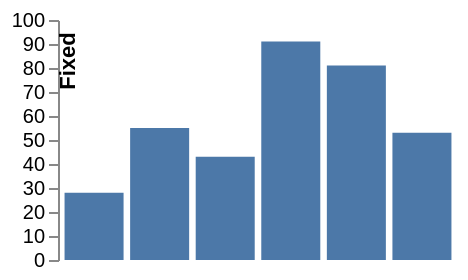

The specification (Vega-Lite) saved for this image:
### Vega specification from a JSON file in a GitHub repository (floating-point values rounded to 4 significant figures)
{"width": 200, "height": 120, "padding": 5, "data": [{"name": "t", "values": [{"a": "Alpha", "b": 28, "c": "x", "d": 1}, {"a": "Bravo", "b": 55, "c": "y", "d": 2}, {"a": "Charlie", "b": 43, "c": "x", "d": 3}, {"a": "Delta", "b": 91, "c": "z", "d": 4}, {"a": "Echo", "b": 81, "c": "y", "d": 5}, {"a": "Foxtrot", "b": 53, "c": "z", "d": 6}]}], "scales": [{"name": "x", "type": "band", "domain": {"data": "t", "field": "a"}, "range": "width", "padding": 0.1}, {"name": "y", "type": "linear", "domain": {"data": "t", "field": "b"}, "range": "height", "nice": true}, {"name": "color", "type": "ordinal", "domain": {"data": "t", "field": "c"}, "range": {"scheme": "category10"}}, {"name": "ramp", "type": "linear", "domain": {"data": "t", "field": "d"}, "range": {"scheme": "blues"}}, {"name": "size", "type": "linear", "domain": {"data": "t", "field": "b"}, "range": [10, 200]}, {"name": "shape", "type": "ordinal", "domain": {"data": "t", "field": "c"}, "range": "symbol"}, {"name": "quant", "type": "quantize", "domain": [0, 100], "range": {"scheme": "greens", "count": 4}}], "marks": [{"type": "rect", "from": {"data": "t"}, "encode": {"enter": {"x": {"scale": "x", "field": "a"}, "width": {"scale": "x", "band": 1}, "y": {"scale": "y", "field": "b"}, "y2": {"scale": "y", "value": 0}}}}], "axes": [{"orient": "left", "scale": "y", "title": "Fixed", "titleX": 10, "titleY": 20}]}
